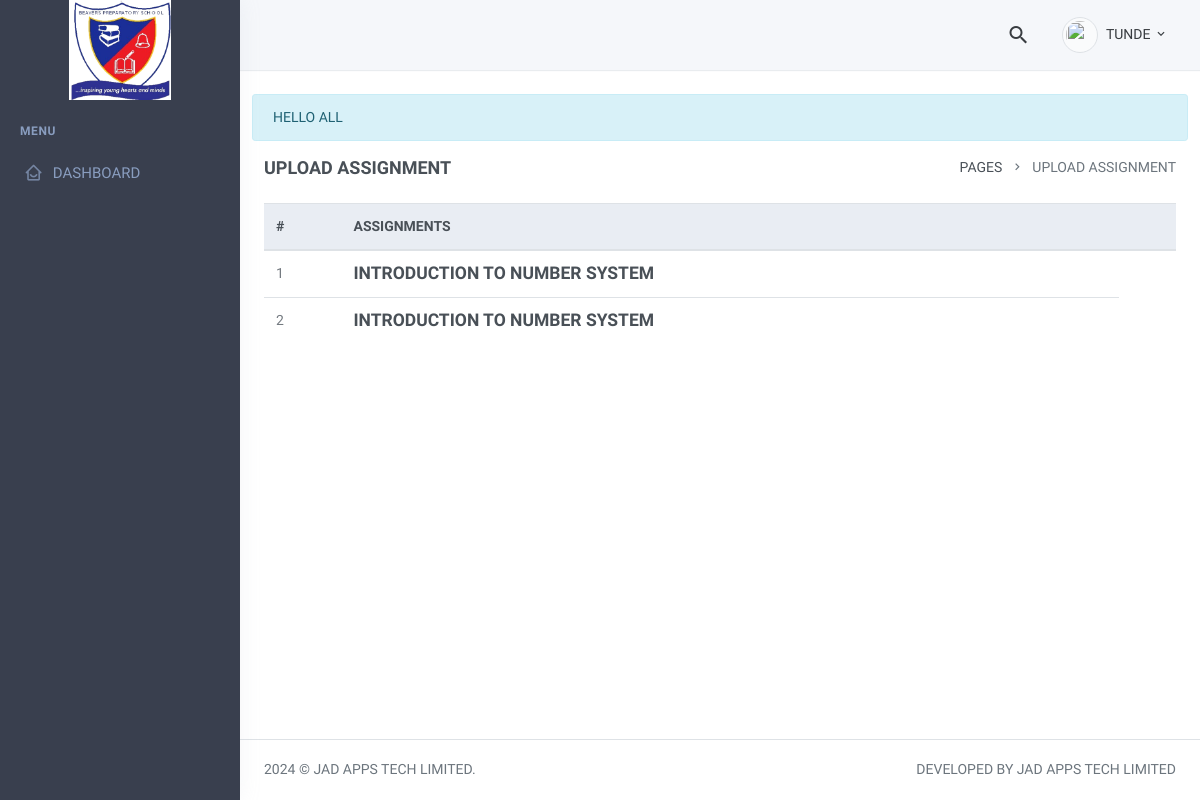
/public/view-assignment.php (signed in), run on the app's committed database.
### tables this page shows
CREATE TABLE `communications` (
  `id` int NOT NULL AUTO_INCREMENT,
  `message` varchar(450) DEFAULT NULL,
  `exp_date` datetime DEFAULT NULL,
  `uploaded_by` varchar(45) DEFAULT NULL,
  `status` int DEFAULT '0',
  PRIMARY KEY (`id`)
);

CREATE TABLE `assignments` (
  `id` int NOT NULL AUTO_INCREMENT,
  `teacher` varchar(128) DEFAULT NULL,
  `class` varchar(45) DEFAULT NULL,
  `subject` varchar(45) DEFAULT NULL,
  `title` varchar(45) DEFAULT NULL,
  `file` varchar(256) DEFAULT NULL,
  PRIMARY KEY (`id`)
);

### public/inc_communications.php (called while the page is built)
<?php
     $comm_query = "SELECT * FROM communications LIMIT 1";
     $result = mysqli_query($sqlConnection, $comm_query);
     if($result->num_rows > 0){
         $communication = $result->fetch_all(MYSQLI_ASSOC);
         return $communication[0]['message'];
     }
?>

### public/view-assignment.php (the view, shortened to what this page needs)
<?php
    include "./inc/header.php";
    $my_class = $_SESSION['my_class'];
    $query = "SELECT * FROM assignments WHERE class = '$my_class' AND subject = '".$_GET['id']."'";
    $run_query = mysqli_query($sqlConnection, $query);
    $assignment = $run_query->fetch_all(MYSQLI_ASSOC);
?>
<body>
    <div id="layout-wrapper">
       <?php include "./inc/navbar.php"; ?>
        <div class="vertical-menu">
            <?php include "./inc/sidebar.php"; ?>
        </div>
        <div class="main-content">
            <div class="page-content">
               <?php include_once "communication_message.php"; ?>
                <div class="container-fluid">
                    <div class="row">
                        <div class="col-12">
                            <div class="page-title-box d-flex align-items-center justify-content-between">
                                <h4 class="mb-0 font-size-18">Upload Assignment</h4>
                                <div class="page-title-right">
                                    <ol class="breadcrumb m-0">
                                        <li class="breadcrumb-item"><a href="javascript: void(0);">Pages</a></li>
                                        <li class="breadcrumb-item active">Upload Assignment</li>
                                    </ol>
                                </div>
                            </div>
                        </div>
                    </div>
                    <div class="table-responsive">
                        <table class='table mb-0'>
                            <thead class='thead-light'>
                                <th>#</th>
                                <th>Assignments</th>
                                <th></th>
                            </thead>
                            <tbody>
                                <?php
                                for($i = 0, $j = 1; $i < sizeof($assignment); $i++, $j++){
                                echo "
                                    <tr>
                                        <td>$j</td>
                                        <td><a class='h5' href='./inc/assignments/".$assignment[$i]['file']."' download>{$assignment[$i]['title']}</a></td>
                                    </tr>
                                ";}
                                ?>
                            </tbody>
                        </table>
                    </div>
                </div>
            </div>
          <?php include "./inc/footer.php"; ?>

### public/communication_message.php (shortened to what this page needs)
<?php
    if($comm != 1){
    echo"<div class='alert alert-info alert-dismissible fade show mb-3' role='alert'>
            $comm";
        ?>
    </div>
<?php
    }else{
        echo "<div></div>";
    }
?>

### public/inc/header.php (style rules this page uses)
* { text-transform: uppercase !important; }

### public/view-assignment.php (style rules this page uses)
a.h5 { text-transform: capitalize; }

### data on the page
communications: message "HELLO ALL"
assignments: title "INTRODUCTION TO NUMBER SYSTEM"
assignments: title "INTRODUCTION TO NUMBER SYSTEM"

### other printed values
$username "TUNDE"
